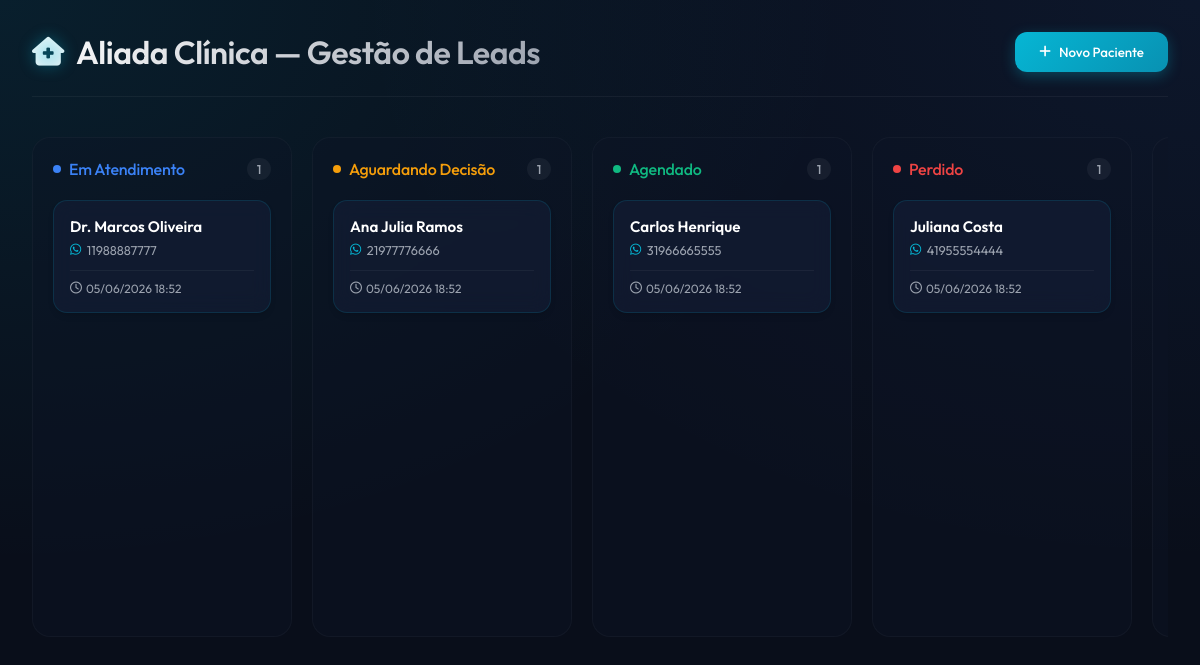
The page / on the database its author committed.
### leads/models.py (models this page shows, shortened)
class Lead(models.Model):
    STATUS_CHOICES = [
        ('atendimento', 'Em Atendimento'),
        ('aguardando_decisao', 'Aguardando Decisão'),
        ('agendado', 'Agendado'),
        ('perdido', 'Perdido'),
        ('reativacao', 'Reativação'),
    ]
    name = models.CharField(max_length=255, verbose_name="Nome do Paciente")
    phone = models.CharField(max_length=50, unique=True, verbose_name="Telefone/WhatsApp")
    status = models.CharField(
        max_length=50,
        choices=STATUS_CHOICES,
        default='atendimento',
        verbose_name="Status"
    )
    last_interaction = models.DateTimeField(auto_now=True, verbose_name="Última Interação")
    created_at = models.DateTimeField(auto_now_add=True, verbose_name="Data de Criação")
    updated_at = models.DateTimeField(auto_now=True, verbose_name="Última Atualização")
    class Meta:
        ordering = ['-last_interaction']
        verbose_name = "Lead"
        verbose_name_plural = "Leads"
    def messages_json(self):
        msgs = self.messages.all()
        data = []
        for m in msgs:
            data.append({
                'direction': m.direction,
                'content': m.content,
                'created_at': localtime(m.created_at).strftime('%d/%m/%Y %H:%M')
            })
        return json.dumps(data)

### leads/views.py (the view)
# urls.py: path('', views.lead_dashboard, name='lead_dashboard'),
def lead_dashboard(request):
    leads = Lead.objects.all()
    grouped_leads = {
        'atendimento': leads.filter(status='atendimento'),
        'aguardando_decisao': leads.filter(status='aguardando_decisao'),
        'agendado': leads.filter(status='agendado'),
        'perdido': leads.filter(status='perdido'),
        'reativacao': leads.filter(status='reativacao'),
    }
    counts = {k: v.count() for k, v in grouped_leads.items()}
    status_choices = Lead.STATUS_CHOICES
    context = {
        'grouped_leads': grouped_leads,
        'counts': counts,
        'status_choices': status_choices,
    }
    return render(request, 'leads/dashboard.html', context)

### leads/templates/leads/dashboard.html (shortened to what this page needs)
{% load static %}
<!DOCTYPE html>
<html lang="pt-br">
<head>
    <link rel="stylesheet" href="{% static 'leads/css/style.css' %}">
    <link rel="stylesheet" href="https://cdnjs.cloudflare.com/ajax/libs/font-awesome/6.4.0/css/all.min.css">
</head>
<body>
    <header>
        <h1><i class="fa-solid fa-house-medical"></i> Aliada Clínica — Gestão de Leads</h1>
        <button class="btn-primary" onclick="openModal('addLeadModal')">
            <i class="fa-solid fa-plus"></i> Novo Paciente
        </button>
    </header>
    <main class="board">
        <div class="column col-atendimento" data-status="atendimento" ondragover="allowDrop(event)" ondragenter="dragEnter(event)" ondragleave="dragLeave(event)" ondrop="drop(event)">
            <div class="column-header">
                <div class="column-title-wrapper">
                    <span class="column-dot"></span>
                    <span class="column-title">Em Atendimento</span>
                </div>
                <span class="column-count" id="count-atendimento">{{ counts.atendimento }}</span>
            </div>
            <div class="lead-list" id="list-atendimento">
                {% for lead in grouped_leads.atendimento %}
                    {% include 'leads/includes/lead_card.html' with lead=lead %}
                {% endfor %}
            </div>
        </div>
        <div class="column col-aguardando_decisao" data-status="aguardando_decisao" ondragover="allowDrop(event)" ondragenter="dragEnter(event)" ondragleave="dragLeave(event)" ondrop="drop(event)">
            <div class="column-header">
                <div class="column-title-wrapper">
                    <span class="column-dot"></span>
                    <span class="column-title">Aguardando Decisão</span>
                </div>
                <span class="column-count" id="count-aguardando_decisao">{{ counts.aguardando_decisao }}</span>
            </div>
            <div class="lead-list" id="list-aguardando_decisao">
                {% for lead in grouped_leads.aguardando_decisao %}
                    {% include 'leads/includes/lead_card.html' with lead=lead %}
                {% endfor %}
            </div>
        </div>
        <div class="column col-agendado" data-status="agendado" ondragover="allowDrop(event)" ondragenter="dragEnter(event)" ondragleave="dragLeave(event)" ondrop="drop(event)">
            <div class="column-header">
                <div class="column-title-wrapper">
                    <span class="column-dot"></span>
                    <span class="column-title">Agendado</span>
                </div>
                <span class="column-count" id="count-agendado">{{ counts.agendado }}</span>
            </div>
            <div class="lead-list" id="list-agendado">
                {% for lead in grouped_leads.agendado %}
                    {% include 'leads/includes/lead_card.html' with lead=lead %}
                {% endfor %}
            </div>
        </div>
        <div class="column col-perdido" data-status="perdido" ondragover="allowDrop(event)" ondragenter="dragEnter(event)" ondragleave="dragLeave(event)" ondrop="drop(event)">
            <div class="column-header">
                <div class="column-title-wrapper">
                    <span class="column-dot"></span>
                    <span class="column-title">Perdido</span>
                </div>
                <span class="column-count" id="count-perdido">{{ counts.perdido }}</span>
            </div>
            <div class="lead-list" id="list-perdido">
                {% for lead in grouped_leads.perdido %}
                    {% include 'leads/includes/lead_card.html' with lead=lead %}
                {% endfor %}
            </div>
        </div>
        <div class="column col-reativacao" data-status="reativacao" ondragover="allowDrop(event)" ondragenter="dragEnter(event)" ondragleave="dragLeave(event)" ondrop="drop(event)">
        </div>
    </main>
</body>
</html>

### leads/templates/leads/includes/lead_card.html (shortened to what this page needs)
<div class="lead-card"
     id="lead-{{ lead.id }}"
     data-id="{{ lead.id }}"
     data-status="{{ lead.status }}"
     data-messages='{{ lead.messages_json|safe }}'
     draggable="true"
     ondragstart="dragStart(event)"
     ondragstart="dragStart(event)"
     ondragend="dragEnd(event)"
     onclick="showLeadDetails(this, event)">
    <div class="lead-name">{{ lead.name }}</div>
    <div class="lead-phone">
        <i class="fa-brands fa-whatsapp"></i> {{ lead.phone }}
    </div>
    <div class="lead-footer">
        <div class="lead-time">
            <i class="fa-regular fa-clock"></i>
            {{ lead.last_interaction|date:"d/m/Y H:i" }}
        </div>
    </div>
</div>

### leads/static/leads/css/style.css (style rules this page uses)
:root { --bg-main: #090E1A; --bg-card: rgba(21, 31, 56, 0.6); --bg-card-hover: rgba(28, 43, 76, 0.85); --border-color: rgba(6, 182, 212, 0.15); --text-primary: #F3F4F6; --text-secondary: #9CA3AF; --font-family: 'Outfit', sans-serif; --color-atendimento: #3B82F6; --color-atendimento-bg: rgba(59, 130, 246, 0.15); --color-aguardando: #F59E0B; --color-aguardando-bg: rgba(245, 158, 11, 0.15); --color-agendado: #10B981; --color-agendado-bg: rgba(16, 185, 129, 0.15); --color-perdido: #EF4444; --color-perdido-bg: rgba(239, 68, 68, 0.15); --color-reativacao: #06B6D4; --color-reativacao-bg: rgba(6, 182, 212, 0.15); }
* { margin: 0; padding: 0; box-sizing: border-box; }
body { background-color: var(--bg-main); background-image: radial-gradient(at 0% 0%, rgba(6, 182, 212, 0.1) 0px, transparent 50%), radial-gradient(at 100% 0%, rgba(59, 130, 246, 0.08) 0px, transparent 50%); background-attachment: fixed; color: var(--text-primary); font-family: var(--font-family); min-height: 100vh; padding: 2rem; overflow-x: hidden; }
header { display: flex; justify-content: space-between; align-items: center; margin-bottom: 2.5rem; border-bottom: 1px solid rgba(255, 255, 255, 0.05); padding-bottom: 1.5rem; }
h1 { font-size: 2rem; font-weight: 600; letter-spacing: -0.5px; background: linear-gradient(135deg, #FFF, #9CA3AF); -webkit-background-clip: text; -webkit-text-fill-color: transparent; display: flex; align-items: center; gap: 0.75rem; }
h1 i { color: var(--color-reativacao); font-size: 1.8rem; text-shadow: 0 0 15px rgba(6, 182, 212, 0.4); }
.btn-primary { background: linear-gradient(135deg, var(--color-reativacao), #0891B2); color: #FFF; border: none; padding: 0.75rem 1.5rem; border-radius: 12px; font-weight: 500; font-family: var(--font-family); cursor: pointer; display: flex; align-items: center; gap: 0.5rem; box-shadow: 0 4px 14px 0 rgba(6, 182, 212, 0.3); transition: all 0.3s cubic-bezier(0.4, 0, 0.2, 1); }
.board { display: grid; grid-template-columns: repeat(5, minmax(260px, 1fr)); gap: 1.25rem; align-items: start; overflow-x: auto; padding-bottom: 1.5rem; }
.column { background: rgba(13, 20, 38, 0.4); border: 1px solid rgba(255, 255, 255, 0.03); border-radius: 18px; padding: 1.25rem; min-height: 500px; transition: background 0.3s ease, border-color 0.3s ease; }
.column-header { display: flex; justify-content: space-between; align-items: center; margin-bottom: 1.25rem; }
.column-title-wrapper { display: flex; align-items: center; gap: 0.5rem; }
.column-dot { width: 8px; height: 8px; border-radius: 50%; }
.column-title { font-weight: 500; font-size: 1rem; letter-spacing: -0.2px; }
.column-count { background: rgba(255, 255, 255, 0.05); color: var(--text-secondary); padding: 0.2rem 0.6rem; border-radius: 20px; font-size: 0.8rem; font-weight: 500; }
.lead-list { display: flex; flex-direction: column; gap: 0.85rem; min-height: 400px; }
.lead-card { background: var(--bg-card); border: 1px solid var(--border-color); border-radius: 14px; padding: 1rem; cursor: grab; transition: all 0.3s cubic-bezier(0.25, 0.8, 0.25, 1); box-shadow: 0 4px 6px -1px rgba(0, 0, 0, 0.1), 0 2px 4px -1px rgba(0, 0, 0, 0.06); user-select: none; position: relative; backdrop-filter: blur(10px); }
.lead-name { font-weight: 600; font-size: 0.95rem; margin-bottom: 0.35rem; color: #FFF; }
.lead-phone { font-size: 0.8rem; color: var(--text-secondary); display: flex; align-items: center; gap: 0.35rem; margin-bottom: 0.75rem; }
.lead-phone i { color: var(--color-reativacao); }
.lead-footer { display: flex; justify-content: space-between; align-items: center; border-top: 1px solid rgba(255, 255, 255, 0.05); padding-top: 0.6rem; margin-top: 0.4rem; }
.lead-time { font-size: 0.75rem; color: var(--text-secondary); display: flex; align-items: center; gap: 0.25rem; }
.col-atendimento .column-dot { background-color: var(--color-atendimento); }
.col-atendimento .column-title { color: var(--color-atendimento); }
.col-aguardando_decisao .column-dot { background-color: var(--color-aguardando); }
.col-aguardando_decisao .column-title { color: var(--color-aguardando); }
.col-agendado .column-dot { background-color: var(--color-agendado); }
.col-agendado .column-title { color: var(--color-agendado); }
.col-perdido .column-dot { background-color: var(--color-perdido); }
.col-perdido .column-title { color: var(--color-perdido); }

### rows shown on the page
Lead: name "Dr. Marcos Oliveira", phone "11988887777", last_interaction "05/06/2026 18:52"
Lead: name "Ana Julia Ramos", phone "21977776666", last_interaction "05/06/2026 18:52"
Lead: name "Carlos Henrique", phone "31966665555", last_interaction "05/06/2026 18:52"
Lead: name "Juliana Costa", phone "41955554444", last_interaction "05/06/2026 18:52"

### other values the page prints
{{ counts.atendimento }} "1"
{{ counts.aguardando_decisao }} "1"
{{ counts.agendado }} "1"
{{ counts.perdido }} "1"
